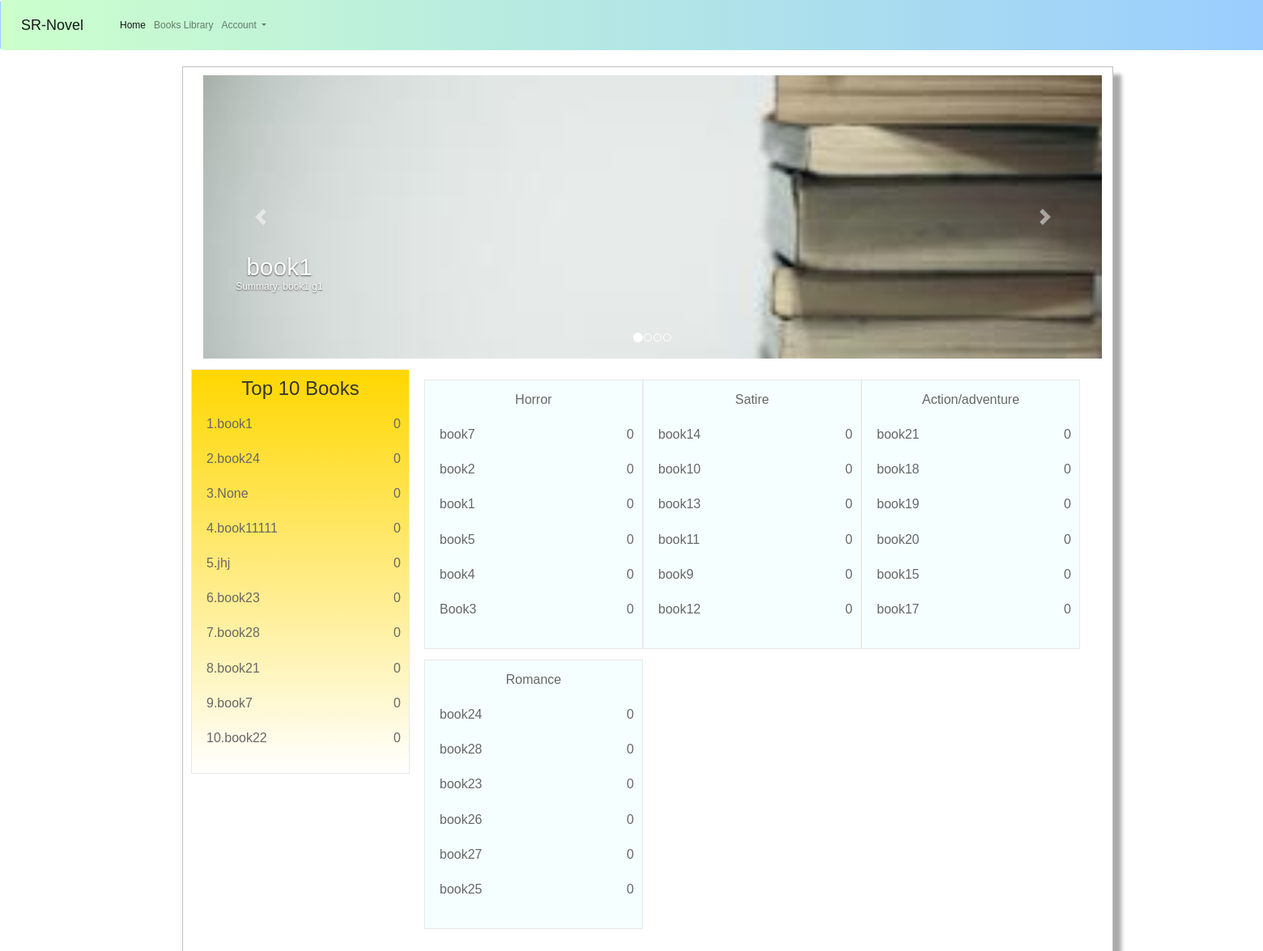
The app's page /application/, older data.
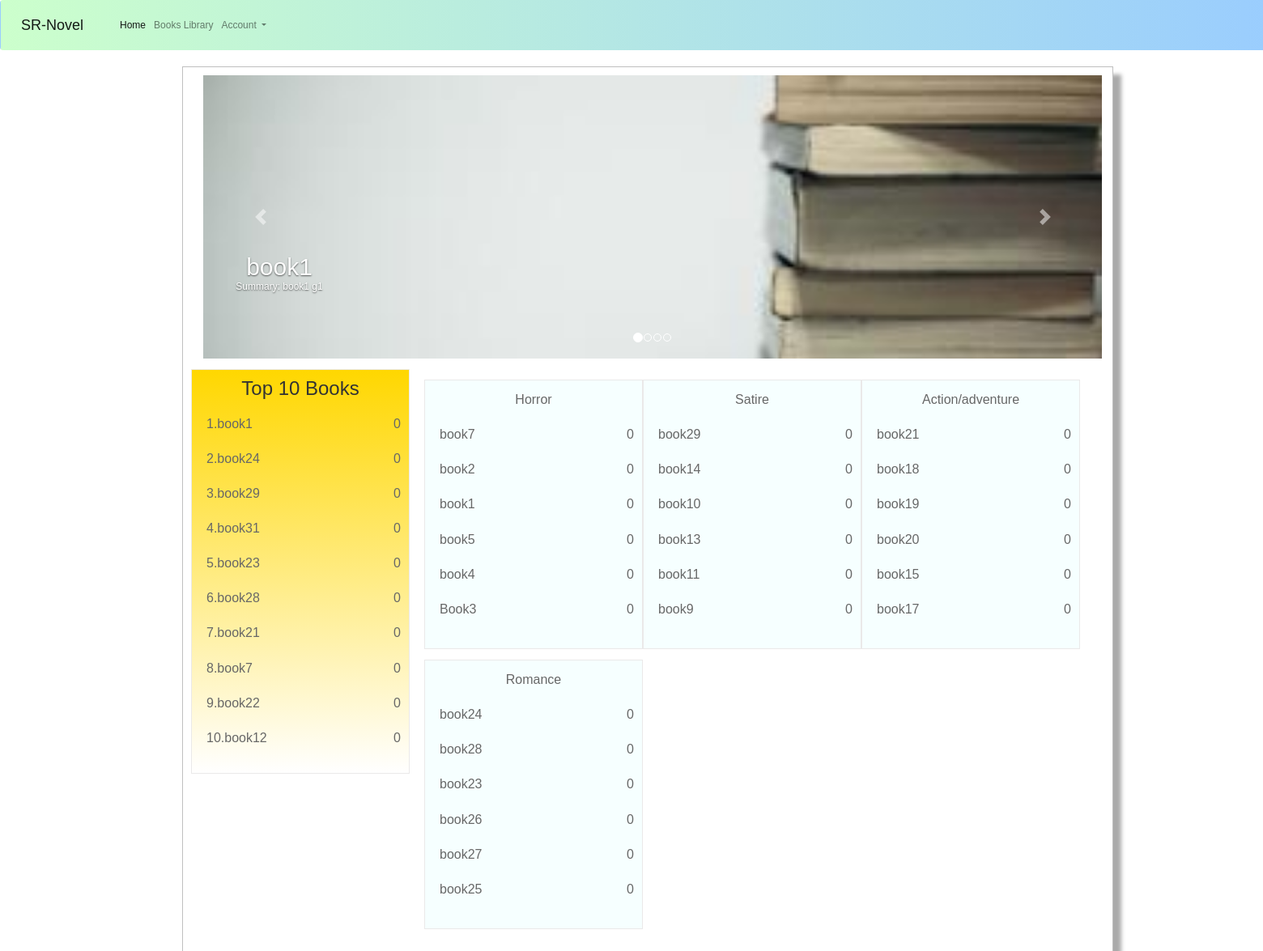
The same page, newer data.
### application/models.py (models this page shows, shortened)
class Book(models.Model):
    title = models.CharField(max_length=200,blank=True, null=True)
    author = models.ForeignKey('Author', on_delete=models.SET_NULL,blank=True, null=True)
    summary = models.TextField(max_length=1000, help_text='Enter a brief description of the book')
    isbn = models.CharField('ISBN', max_length=13, help_text='13 Character <a href="https://www.isbn-international.org/content/what-isbn">ISBN number</a>')
    genre = models.ManyToManyField(Genre, help_text='Select multiple genres for this book')
    wordCount = models.IntegerField(default=0)
    chapterCount = models.IntegerField(default=0,blank=True,null=True)
    bookFile = models.FileField(blank=True, null=True,upload_to='book_files')
    like = models.IntegerField(default=0,blank=True,null=True)
    date_uploaded = models.DateTimeField(default = timezone.now)
    bookImage = models.ImageField(default ='default_book.jpg', upload_to='book_images')
    created_author= models.ForeignKey(User,on_delete=models.SET_NULL, blank=True, null=True)
    class Meta:
        ordering = ['-like', 'chapterCount', 'date_uploaded', '-wordCount']

### application/views.py (the view)
# urls.py: path('', views.index, name='index'),
def index(request):
    books= Book.objects.all()
    top4_books=books[:4]
    num4_list=[1,2,3,4,]
    zip_top4= zip(num4_list, top4_books)
    top10_books=books[:10]
    num10_list=[1,2,3,4,5,6,7,8,9,10,]
    zip_top10= zip(num10_list, top10_books)
    genres= Genre.objects.all()
    num6_list=[1,2,3,4,5,6,]
    context = {
        'top_book4':top4_books,
        'genreAll': genres,
        'top10_books': zip_top10,
        'top4_books': zip_top4,
    }
    genre1_top6_books=Book.objects.filter(genre = genres[0]).order_by('-wordCount')[:6]
    genre2_top6_books=Book.objects.filter(genre = genres[1]).order_by('-wordCount')[:6]
    genre3_top6_books=Book.objects.filter(genre = genres[2]).order_by('-wordCount')[:6]
    genre4_top6_books=Book.objects.filter(genre = genres[3]).order_by('-wordCount')[:6]
    genre5_top6_books=Book.objects.filter(genre = genres[4]).order_by('-wordCount')[:6]
    genre6_top6_books=Book.objects.filter(genre = genres[5]).order_by('-wordCount')[:6]
    context['Horror']=genre1_top6_books
    context['Satire']=genre2_top6_books
    context['Action']=genre3_top6_books
    context['Romance']=genre4_top6_books
    context['Fantasy']=genre5_top6_books
    context['Mythology']=genre6_top6_books
    return render(request, 'index.html', context=context)

### application/templates/index.html (shortened to what the changed rows need)
{% extends "home_base.html" %}
{% load static %}
{% block content %}
  <!DOCTYPE html>
  <html>
    <head lang="en">
      <link href="{% static 'index/css/lib.min.css' %}" type="text/css" rel="stylesheet" />
      <link href="{% static 'index/css/index.css' %}" type="text/css" rel="stylesheet" />
    </head>
    <body>
      <div class="pageBady custom clearfix container" style=" text-align: center;padding: 10px 10px 20px 10px;position: relative;min-width: 1150px;min-height: 1100px;border: 1px solid #BFBFBF;background-color: white;box-shadow: 10px 10px 5px #aaaaaa;
        height: 120%">
      </head>
      <body>
        <div id="carouselExampleIndicators" class="carousel slide container" data-ride="carousel">
          <div class="carousel-inner" style=" height: 350px;">
            <div class="carousel-item active" style="height: 260px;">
              <p><a href=" {% url 'book-detail' top_book4.0.id %} "><img class="d-block w-100" src="{{ top_book4.0.bookImage.url }}" alt="First slide" ></a></p>
              <div class="carousel-caption d-none d-md-block" style = "position:fixed; left:-700px; top:200px;">
                <h2 class = "article-title" > {{ top_book4.0.title }}</h2>
                <p class="article-content"> Summary: {{ top_book4.0.summary }} </p>
              </div>
            </div>
          </div>
        </div>
        <div class="siderBox">
          <div class="notice" style ="background: linear-gradient( to bottom,gold, white);width: 270px;height: 500px">
            <h3>Top 10 Books</h3><br>
            <ul>
              {% for num, book in top10_books %}
                <div class="box">  <a href=" {% url 'book-detail' book.id %}">
                  <li>
                  <span class="text fs16" style="float:left;">{{ num }}.</span>
                  <span class="text fs16" style="float:left">{{ book.title }}</span>
                  <span class="text fs16" style="float:right">{{book.like}}</span>
                  </li>
            </a>
          </div>
          <br>
              {% endfor %}
            </ul>
          </div>
        </div>
        <div class="w1200 clearfix">
          <div class="maincontent">
            <div >
              <ul>
                {% if Horror %}
                  <div class="siderBox" style="width: 270px">
                    <div class="notice" style="background-color: #f6ffff;">
                      <h2>Horror</h2>
                      <ul><br>
                        {% for book in Horror%}
                          <div class="box">  <a href=" {% url 'book-detail' book.id %}"><li>
                  <span class="text fs16" style="float:left">{{ book.title }}</span>
                  <span class="text fs16" style="float:right">{{book.like}}</span>
                  </li></a> </div><br>
                        {% endfor %}
                      </ul>
                    </div>
                  </div>
                {% endif %}
                {% if Satire %}
                  <div class="siderBox" style="width: 270px">
                    <div class="notice" style="background-color: #f6ffff">
                      <h2>Satire</h2>
                      <ul><br>
                        {% for book in Satire%}
                          <div class="box">  <a href=" {% url 'book-detail' book.id %}"><li>
                  <span class="text fs16" style="float:left">{{ book.title }}</span>
                  <span class="text fs16" style="float:right">{{book.like}}</span>
                  </li></a> </div><br>
                        {% endfor %}
                      </ul>
                    </div>
                  </div>
                {% endif %}
                {% if Action %}
                  <div class="siderBox" style="width: 270px">
                    <div class="notice" style="background-color: #f6ffff">
                      <h2>Action/adventure</h2>
                      <ul><br>
                        {% for book in Action%}
                          <div class="box">  <a href=" {% url 'book-detail' book.id %}"><li>
                  <span class="text fs16" style="float:left">{{ book.title }}</span>
                  <span class="text fs16" style="float:right">{{book.like}}</span>
                  </li></a> </div><br>
                        {% endfor %}
                      </ul>
                    </div>
                  </div>
                {% endif %}
                {% if Romance %}
                  <div class="siderBox" style="width: 270px">
                    <div class="notice" style="background-color: #f6ffff">
                      <h2>Romance</h2>
                      <ul><br>
                        {% for book in Romance%}
                          <div class="box">  <a href=" {% url 'book-detail' book.id %} "><li>
                  <span class="text fs16" style="float:left">{{ book.title }}</span>
                  <span class="text fs16" style="float:right">{{book.like}}</span>
                  </li></a> </div><br>
                        {% endfor %}
                      </ul>
                    </div>
                  </div>
                {% endif %}
              </ul>
            </div>
          </div>
        </div>
      </body>
    </html>
  {% endblock %}

Row changes from the older to the newer data that the page shows:
removed Book: num "3", title "None", like "0", shown under "Top 10 Books"
removed Book: num "4", title "book11111", like "0", shown under "Top 10 Books"
removed Book: num "5", title "jhj", like "0", shown under "Top 10 Books"
added Book: num "3", title "book29", like "0"
added Book: num "4", title "book31", like "0", shown under "Top 10 Books"
computed for Book "book23": num "6" → "5"
computed for Book "book28": num "7" → "6"
computed for Book "book21": num "8" → "7"
computed for Book "book7": num "9" → "8"
computed for Book "book22": chapterCount "10" → "9"
shown differently, row unchanged: Book "book12": moves from the list under "Satire" to the list under "Top 10 Books"
